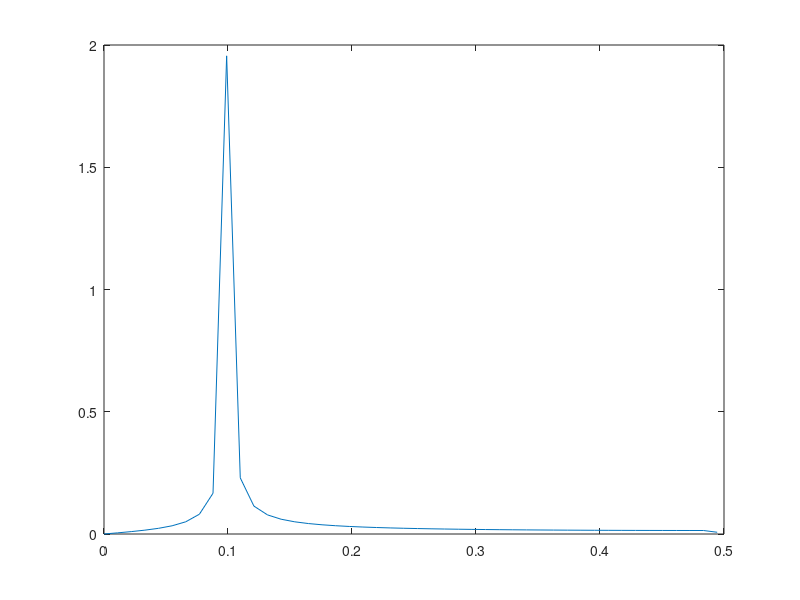

The MATLAB source for this figure:
% test the even for perfect sin curve fft doesn't produce perfect peak
% because of finite sampling size even though there is no decay
t=1:0.1:10;
ntime=length(t);
y=2*sin(2*pi*t);%.*exp(-1*t);
plot(t,y);
fx=(0:(ntime/2))/ntime;
fy=fft(y);
P2=abs(fy/ntime);
P1=P2(1:ntime/2+1);
P1(2:end-1)=2*P1(2:end-1);
plot(fx,P1);
